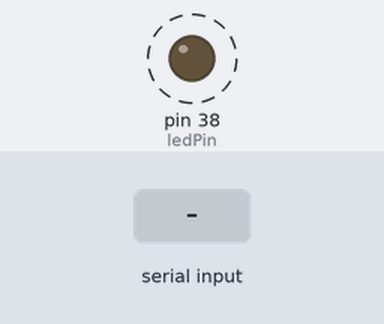
Simulated run of this program. Board: Raspberry Pi (header pin numbers). Parts: output pins drawn as LEDs (lit = HIGH). Dashed ring = blinking. The inputs (shaded band) are chosen by the test bench. What the program prints to the terminal is not drawn. At 1.3 s the program stops and its outputs stay as they are.

Above: at 1.07 s.
1.3 s: "1" typed at the terminal, then Enter
At 1.3 s:
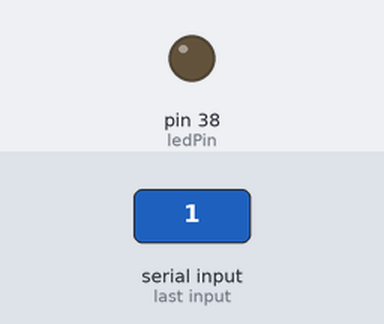
Timing chart, 0 to 2.8 s (numbered marks = the images above; inputs shaded):
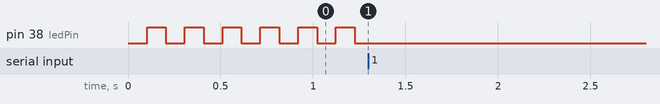

Measured:
- after the input at 1.3 s, pin 38 (ledPin): stops changing and stays LOW
- by itself, pin 38 (ledPin): alternates HIGH for 0.10 s and LOW for 0.10 s

The program:

gpio_output_example.py
```python
#!/usr/bin/python3
#**
#******************************************************************************
#* @file    /gpio_examples/python/gpio_output_example.py
#* @author  Adrian Wojcik
#* @version V1.0
#* @date    15-Mar-2020
#* @brief   Raspberry Pi digital output control: Python 3 with RPi.GPIO lib
#******************************************************************************

import time
import sys
import select
try:
	import RPi.GPIO as GPIO
except RuntimeError:
	print("Error importing RPi.GPIO! This is probably because you need superuser privileges. You can achieve this by using 'sudo' to run your script")

timeout = 0.1
ledState = False
i = ''

# Pin Definitons:
ledPin = 38    #< LED: Physical pin 38, BCM GPIO28

# Pin Setup:
GPIO.setmode(GPIO.BOARD)
GPIO.setup(ledPin, GPIO.OUT) # LED pin set as output

print("Press ENTER to exit.")

GPIO.output(ledPin, GPIO.LOW)
while not i:
	# Waiting for I/O completion
	i, o, e = select.select( [sys.stdin], [], [], timeout )

	if (i):
		sys.stdin.readline();
		GPIO.cleanup() # cleanup all GPIO
		exit()

	ledState = not ledState

	if (ledState):
		GPIO.output(ledPin, GPIO.HIGH)
	else:
		GPIO.output(ledPin, GPIO.LOW)
```
